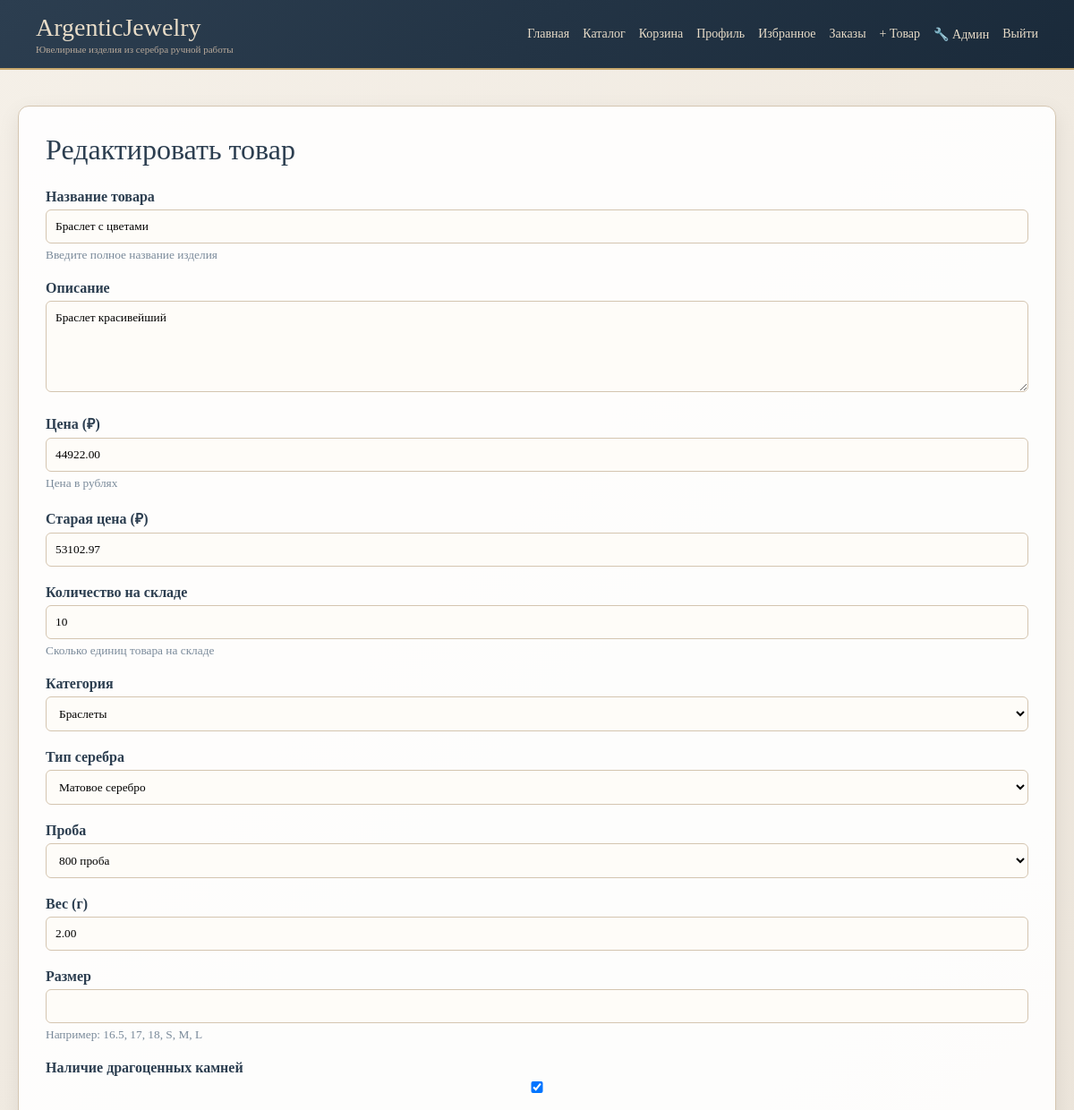
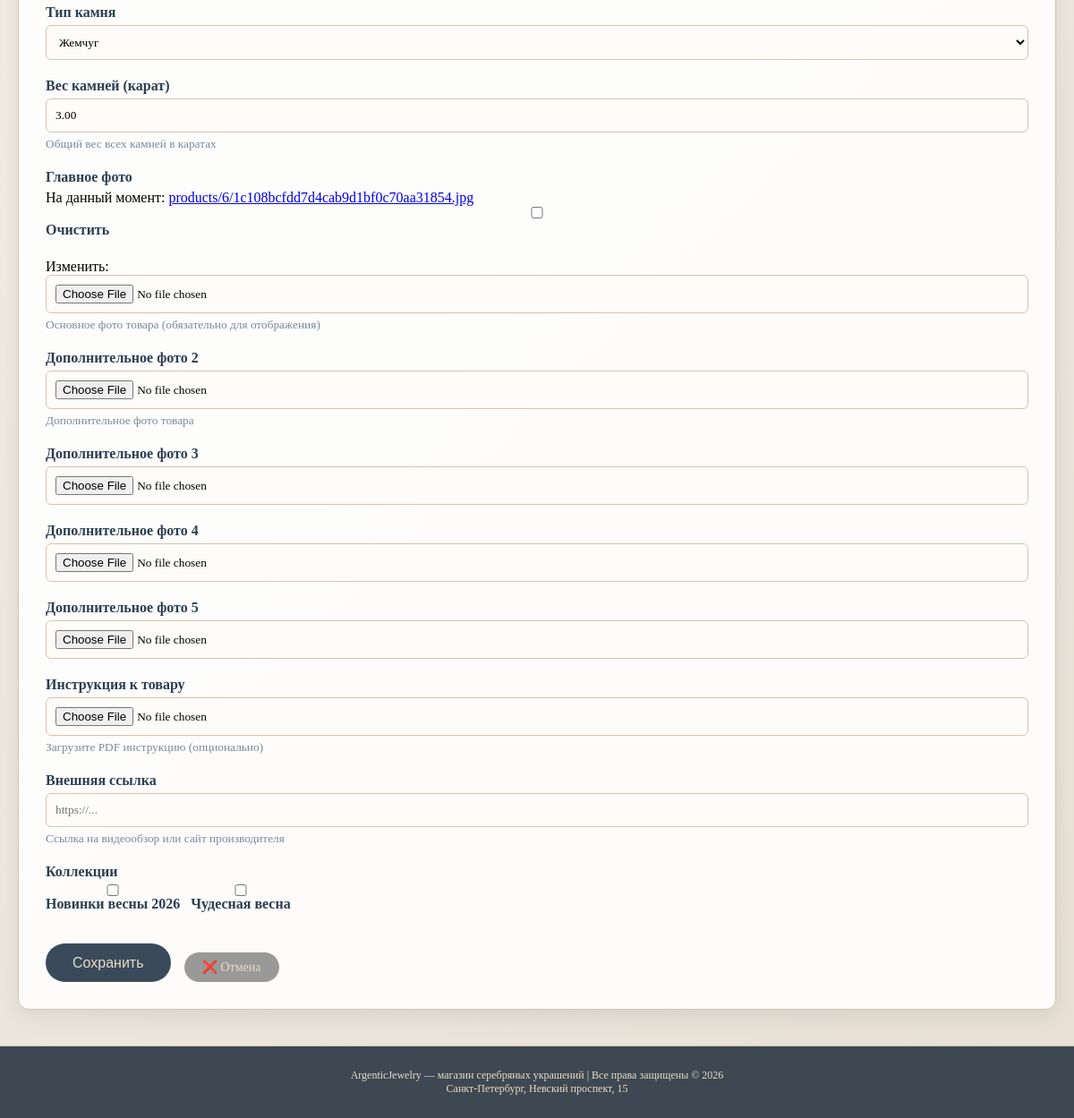
Page /product/6/edit/ (signed in) on the committed database (2 pictures, top to bottom).
### store/models.py (models this page shows, shortened)
class Product(models.Model):
    SILVER_TYPE_CHOICES = [
        ('sterling', 'Стерлинговое серебро (925)'),
        ('fine', 'Чистое серебро (999)'),
        ('argentium', 'Аргентиум серебро'),
        ('mexican', 'Мексиканское серебро'),
        ('oxidized', 'Оксидированное серебро'),
        ('rhodium_plated', 'Серебро с родиевым покрытием'),
        ('black', 'Черненое серебро'),
        ('matte', 'Матовое серебро'),
    ]
    FINENESS_CHOICES = [
        ('800', '800 проба'),
        ('830', '830 проба'),
        ('875', '875 проба'),
        ('900', '900 проба'),
        ('916', '916 проба'),
        ('925', '925 проба'),
        ('960', '960 проба'),
        ('999', '999 проба'),
    ]
    STONE_TYPE_CHOICES = [
        ('diamond', 'Бриллиант'),
        ('ruby', 'Рубин'),
        ('sapphire', 'Сапфир'),
        ('emerald', 'Изумруд'),
        ('topaz', 'Топаз'),
        ('amethyst', 'Аметист'),
        ('garnet', 'Гранат'),
        ('peridot', 'Перидот'),
        ('citrine', 'Цитрин'),
        ('aquamarine', 'Аквамарин'),
        ('tourmaline', 'Турмалин'),
        ('opal', 'Опал'),
        ('pearl', 'Жемчуг'),
        ('cubic_zirconia', 'Фианит'),
        ('moonstone', 'Лунный камень'),
        ('none', 'Нет камней'),
    ]
    name = models.CharField(max_length=200, verbose_name='Название')
    slug = models.SlugField(unique=True, verbose_name='URL идентификатор')
    description = models.TextField(verbose_name='Описание')
    price = models.DecimalField(max_digits=10, decimal_places=2, verbose_name='Цена')
    old_price = models.DecimalField(
        max_digits=10, decimal_places=2, blank=True, null=True,
        verbose_name='Старая цена'
    )
    stock_quantity = models.PositiveIntegerField(default=0, verbose_name='Количество на складе')
    reserved_quantity = models.PositiveIntegerField(default=0, verbose_name='Зарезервировано')
    category = models.ForeignKey(
        Category,
        on_delete=models.CASCADE,
        related_name='products', #задаем имя для всех товаров категории
        verbose_name='Категория'
    )
    image = models.ImageField(
        upload_to=product_image_upload_path,
        blank=True,
        null=True,
        verbose_name='Главное фото',
        help_text='Основное фото товара (обязательно для отображения)'
    )
    image_2 = models.ImageField(
        upload_to=product_image_upload_path,
        blank=True,
        null=True,
        verbose_name='Дополнительное фото 2',
        help_text='Дополнительное фото товара'
    )
    image_3 = models.ImageField(
        upload_to=product_image_upload_path,
        blank=True,
        null=True,
        verbose_name='Дополнительное фото 3'
    )
    image_4 = models.ImageField(
        upload_to=product_image_upload_path,
        blank=True,
        null=True,
        verbose_name='Дополнительное фото 4'
    )
    image_5 = models.ImageField(
        upload_to=product_image_upload_path,
        blank=True,
        null=True,
        verbose_name='Дополнительное фото 5'
    )
    silver_type = models.CharField(
        max_length=30,
        choices=SILVER_TYPE_CHOICES,
        default='sterling',
        verbose_name='Тип серебра'
    )
    fineness = models.CharField(
        max_length=4,
        choices=FINENESS_CHOICES,
        default='925',
        verbose_name='Проба серебра'
    )
    weight = models.DecimalField(
        max_digits=6,
        decimal_places=2,
        verbose_name='Вес изделия (г)'
    )
    size = models.CharField(
        max_length=20,
        blank=True,
        verbose_name='Размер (для колец, браслетов)',
        help_text='Например: 16.5, 17, 18, S, M, L'
    )
    stones = models.BooleanField(default=False, verbose_name='Наличие драгоценных камней')
    stone_type = models.CharField(
        max_length=20,
        choices=STONE_TYPE_CHOICES,
        blank=True,
        verbose_name='Тип камня'
    )
    stone_weight = models.DecimalField(
        max_digits=5,
        decimal_places=2,
        blank=True,
        null=True,
        verbose_name='Вес камней (карат)',
        help_text='Общий вес всех камней в каратах'
    )
    collection = models.CharField(max_length=100, blank=True, verbose_name='Коллекция')
    instruction_file = models.FileField(
        upload_to='instructions/',
        blank=True,
        null=True,
        verbose_name='Инструкция к товару',
        help_text='Загрузите инструкцию'
    )
    external_link = models.URLField(
        blank=True,
        null=True,
        verbose_name='Внешняя ссылка',
        help_text='Ссылка на видеообзор, сайт производителя или дополнительную информацию'
    )
    created_at = models.DateTimeField(auto_now_add=True, verbose_name='Дата создания')
    updated_at = models.DateTimeField(auto_now=True, verbose_name='Дата обновления')
    created_by = models.ForeignKey(
        User,
        on_delete=models.SET_NULL,
        null=True,
        related_name='created_products',
        verbose_name='Создал'
    )
    objects = models.Manager()              # стандартный менеджер (все товары)
    available = AvailableProductManager()  #кастомный менеджер (только в наличии)
    class Meta:
        verbose_name = 'Товар'
        verbose_name_plural = 'Товары'
        ordering = ['-created_at']  # Product сортировка — новые сверху

### store/views.py (the view)
# urls.py: path('product/<int:product_id>/edit/', views.product_edit, name='product_edit'),
@login_required
def product_edit(request, product_id):
    print("=== product_edit ВЫЗВАНА ===")  # ← добавить
    print(f"product_id = {product_id}")     # ← добавить
    print(f"method = {request.method}")
    if not request.user.is_staff:
        raise PermissionDenied("Доступ запрещён. Только для администраторов.")
    product = get_object_or_404(Product, id=product_id)
    if request.method == 'POST':
        form = ProductForm(request.POST, request.FILES, instance=product)
        if form.is_valid():
            form.save()
            messages.success(request, f'Товар "{product.name}" обновлён!')
            return redirect('store:product_detail', product_id=product.id, slug=product.slug)
    else:
        form = ProductForm(instance=product)
    return render(request, 'store/product_form.html', {'form': form, 'title': 'Редактировать товар'})

### store/models.py (called while the page is built)
    def __str__(self):
        if self.parent:
            return f"{self.parent.name} → {self.name}"
        return self.name

    def __str__(self):
        return self.name

### store/templates/store/product_form.html (shortened to what this page needs)
{% extends 'base.html' %}
{% load store_filters %}
{% block content %}
<h1>{{ title }}</h1>
<form method="post" enctype="multipart/form-data">
    {% for field in form %}
        <div class="form-group">
            <label for="{{ field.id_for_label }}">{{ field.label }}</label>
            {{ field }}
            {% if field.help_text %}
                <small style="color: #7a8a9a; display: block; margin-top: 5px;">
                    {{ field.help_text }}
                </small>
            {% endif %}
        </div>
    {% endfor %}
    <div style="display: flex; gap: 15px; margin-top: 30px;">
        <button type="submit">Сохранить</button>
        <a href="{% url 'store:product_list' %}" class="btn" style="background: #999;">❌ Отмена</a>
    </div>
</form>
{% endblock %}

### store/templates/base.html (style rules this page uses)
* { margin: 0; padding: 0; box-sizing: border-box; }
body { font-family: 'Georgia', 'Times New Roman', serif; background: linear-gradient(135deg, #f5f0e8 0%, #e8e0d5 100%); min-height: 100vh; display: flex; flex-direction: column; }
h1, h2, h3 { color: #2c3e50; font-weight: normal; }
h1 { font-size: 32px; margin-bottom: 25px; }
.btn { display: inline-block; background: #3a4a5a; color: #e8dcc8; padding: 8px 20px; text-decoration: none; border-radius: 25px; transition: 0.3s; border: none; cursor: pointer; font-size: 14px; margin-top: 10px; }
.form-group { margin-bottom: 20px; }
label { display: block; color: #2c3e50; margin-bottom: 5px; font-weight: bold; }
input, textarea, select { width: 100%; padding: 10px; border: 1px solid #d4c5b0; border-radius: 6px; font-family: inherit; background: #fefcf8; }
button { background: #3a4a5a; color: #e8dcc8; border: none; padding: 12px 30px; border-radius: 25px; cursor: pointer; font-size: 16px; }

### store/templates/store/product_form.html (style rules this page uses)
.collections-checkbox { list-style: none; padding: 0; display: flex; flex-wrap: wrap; gap: 12px; }

### rows in the picture
Product: form "Браслет с цветами" "Браслет красивейший" "44922.00" "53102.97" "10" "Браслеты" "Матовое серебро" "800 проба" "2.00" "☑" "Жемчуг" "3.00"

### other values in the picture
{{ title }} "Редактировать товар"
{{ field.label }} "Название товара" "Описание" "Цена (₽)" "Старая цена (₽)" "Количество на складе" "Категория" "Тип серебра" "Проба" "Вес (г)" "Размер" "Наличие драгоценных камней" "Тип камня" "Вес камней (карат)" "Главное фото" "Дополнительное фото 2" "Дополнительное фото 3" "Дополнительное фото 4" "Дополнительное фото 5" "Инструкция к товару" "Внешняя ссылка" "Коллекции"
{{ field.help_text }} "Введите полное название изделия" "Цена в рублях" "Сколько единиц товара на складе" "Например: 16.5, 17, 18, S, M, L" "Общий вес всех камней в каратах" "Основное фото товара (обязательно для отображения)" "Дополнительное фото товара" "Загрузите PDF инструкцию (опционально)" "Ссылка на видеообзор или сайт производителя"
